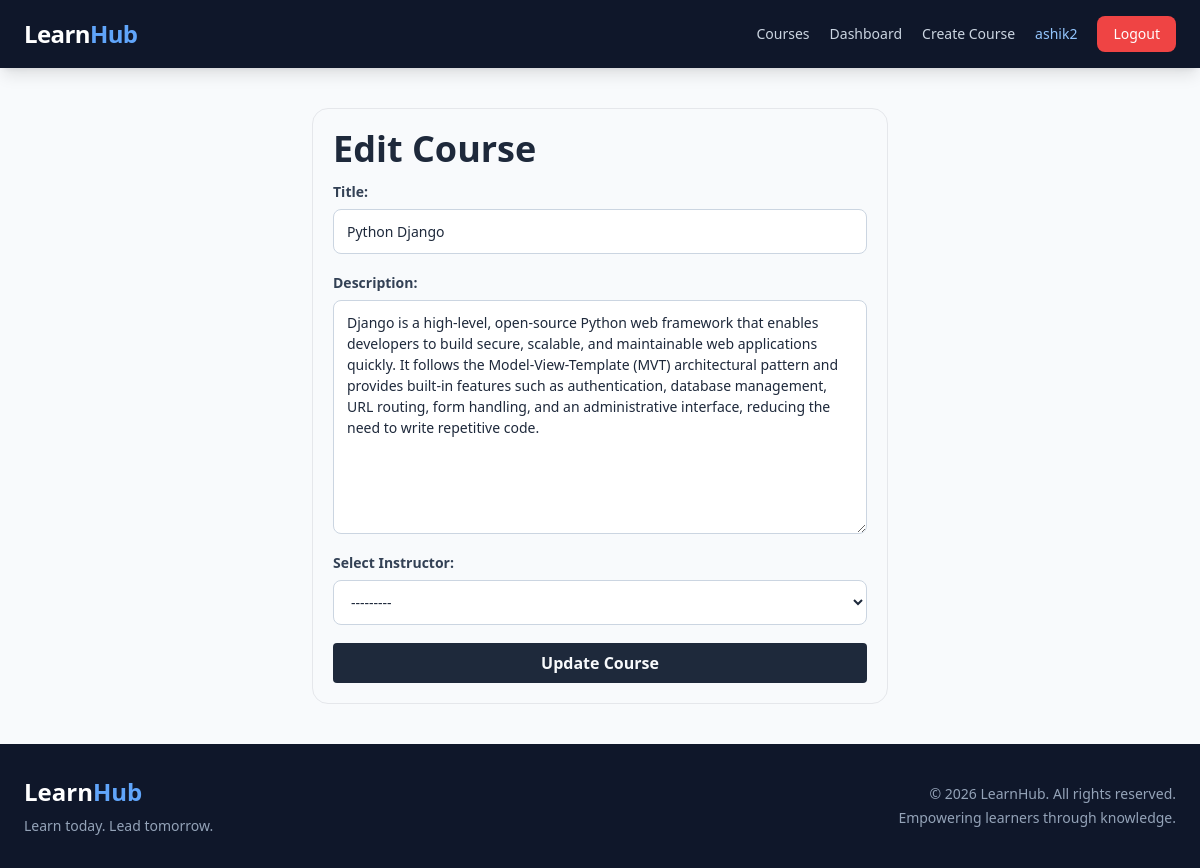
/course/edit_course/2/ (signed in), run on an earlier commit of the app's database.
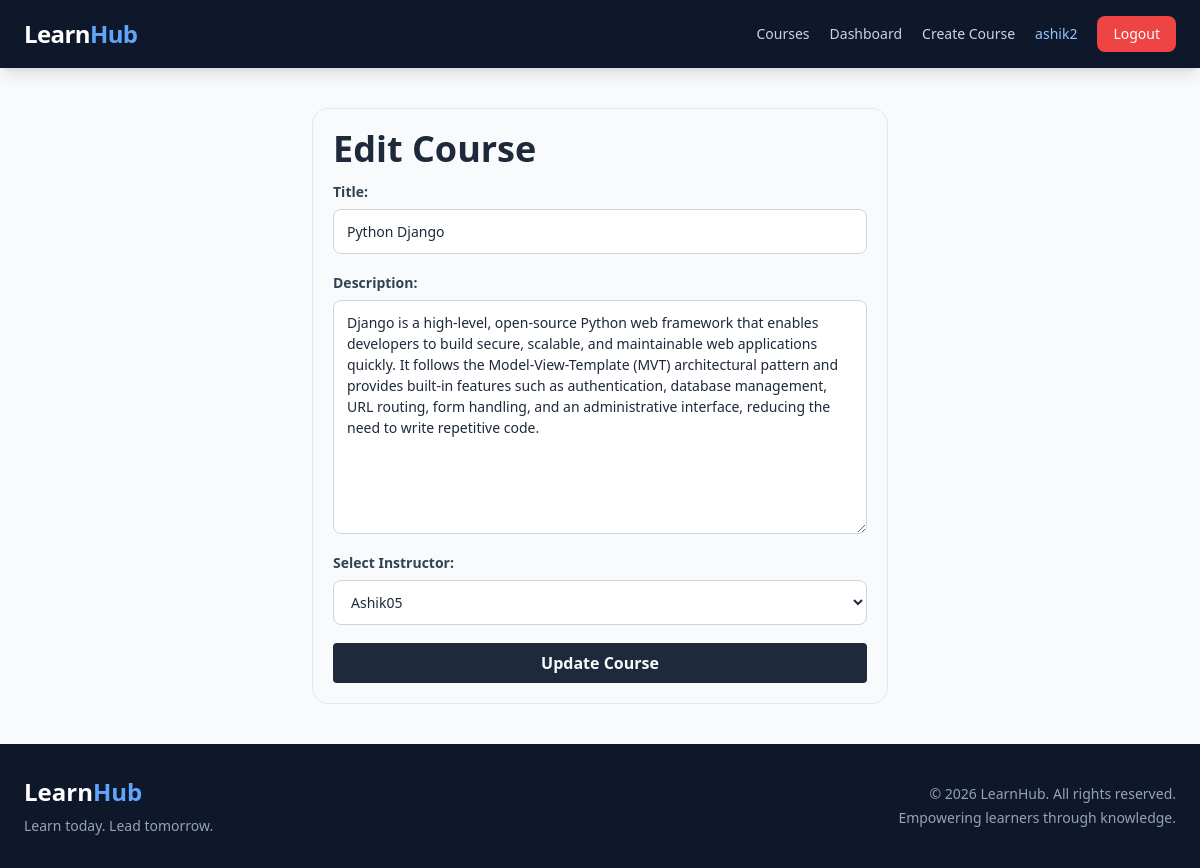
And on a later commit of the database.
### courses/models.py (models this page shows, shortened)
class Courses(models.Model):
    students = models.ManyToManyField(
        settings.AUTH_USER_MODEL ,
        through='enrollments.Enrollment' ,
        related_name='enrollment_courses',
        blank=True
    )
    title = models.CharField(max_length=100)
    description = models.TextField()
    instructor = models.ForeignKey(
        settings.AUTH_USER_MODEL ,
        on_delete=models.CASCADE ,
        related_name='courses'
    )
    created_at = models.DateTimeField(auto_now_add=True)
    class Meta :
        permissions = [
            ('can_publish_course' , 'Can publish course')
        ]

### courses/views.py (the view)
# urls.py: path('edit_course/<int:course_id>/',views.edit_course,name='edit_course'),
@login_required
def edit_course(request , course_id):
    course = get_object_or_404(Courses,id=course_id)
    is_admin = request.user.groups.filter(name='Admin').exists()
    if not is_admin and course.instructor != request.user :
        return HttpResponse("Permission Denied", status=403)
    if request.method == "POST":
        form = CourseForm(request.POST , instance=course)
        if form.is_valid():
            form.save()
            return redirect('course_details',course_id=course.id)
    else:
        form = CourseForm(instance=course)
    return render(request,'edit_course.html',{'form':form , 'course' : course})

### courses/form.py
class CourseForm(forms.ModelForm):
    class Meta :
        model = Courses
        fields = ['title','description','instructor']
    def __init__(self, *args , **kwargs):
        super().__init__(*args , **kwargs)
        self.fields['instructor'].queryset = User.objects.filter(groups__name='Instructor').distinct()
        self.fields['instructor'].label = 'Select Instructor'

### courses/templates/edit_course.html (shortened to what this page needs)
{% extends 'base.html' %}
{% block content %}
<div class="w-full flex  justify-center">
    <form
    class="border lg:w-1/2 sm:w-full p-5 rounded-2xl"
    method="POST">
        <h1
        class="text-slate-800 text-4xl mb-3 font-semibold"
        >Edit Course</h1>
        {{ form.as_p }}
        <button
        class="w-full flex justify-center text-slate-50 bg-slate-800 p-2  rounded font-semibold"
        type="submit">Update Course</button>
    </form>
</div>
{% endblock %}

What changed in the data, as far as the page shows it:
changed Courses "Python Django": instructor "---------" → "Ashik05"
